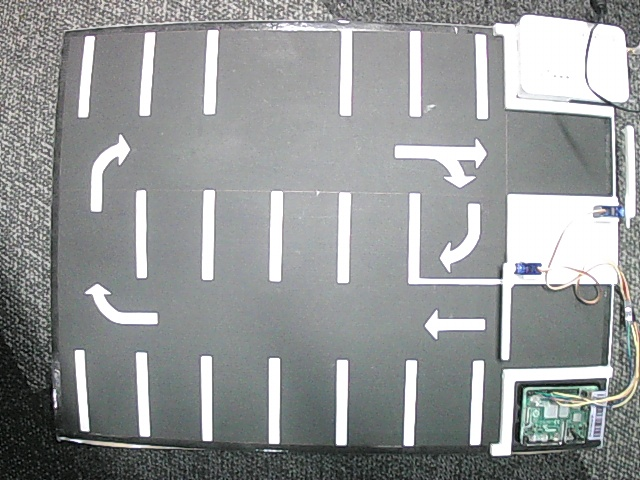
#> input picture spot-watcher/src/empty_reference.jpg, 640 x 480 px
$ python test_bays.py
#> lines starting #> are read from the running program, lines starting #| are printed output that depends on the picture
#!/usr/bin/env python3
"""
Improved bay tester with automatic brightness compensation.
Detects which parking bays differ from the empty reference.
"""

import cv2, json, numpy as np, argparse
from skimage.metrics import structural_similarity as ssim

# -------- thresholds (tune only if needed) --------
SSIM_MIN = 0.90          # lower = less sensitive
SAT_DELTA_MIN = 40.0     # higher = less sensitive to colour
LUMA_DELTA_MIN = 40.0    # higher = less sensitive to brightness
CENTER_SIGMA_FRAC = 0.25 # how tight the center weighting is
RESIZE_TO = (120, 120)
# --------------------------------------------------

def load_bays(p):
#> called with p = 'bays.json'
    with open(p, "r") as f:
#> (reads spot-watcher/src/bays.json from the repository)
        return json.load(f)

def crop_polygon(img, points):
    mask = np.zeros(img.shape[:2], dtype=np.uint8)
    pts = np.array(points, np.int32)
    cv2.fillPoly(mask, [pts], 255)
    x, y, w, h = cv2.boundingRect(pts)
    roi = cv2.bitwise_and(img, img, mask=mask)[y:y+h, x:x+w]
    return roi

def center_weight(h, w, sigma_frac=CENTER_SIGMA_FRAC):
    y, x = np.ogrid[:h, :w]
    cx, cy = (w - 1) / 2, (h - 1) / 2
    sigma = min(w, h) * sigma_frac
    wgt = np.exp(-((x - cx) ** 2 + (y - cy) ** 2) / (2 * sigma * sigma))
    wgt = wgt / (wgt.mean() + 1e-9)
    return wgt

def metrics(ref_patch, test_patch):
    ref = cv2.resize(ref_patch, RESIZE_TO)
    cur = cv2.resize(test_patch, RESIZE_TO)
    ref_hsv = cv2.cvtColor(ref, cv2.COLOR_BGR2HSV)
    cur_hsv = cv2.cvtColor(cur, cv2.COLOR_BGR2HSV)
    ref_v, ref_s = ref_hsv[...,2].astype(np.float32), ref_hsv[...,1].astype(np.float32)
    cur_v, cur_s = cur_hsv[...,2].astype(np.float32), cur_hsv[...,1].astype(np.float32)

    H, W = RESIZE_TO[1], RESIZE_TO[0]
    WGT = center_weight(H, W)

    ref_g = cv2.cvtColor(ref, cv2.COLOR_BGR2GRAY)
    cur_g = cv2.cvtColor(cur, cv2.COLOR_BGR2GRAY)
    s, diff = ssim(ref_g, cur_g, full=True)
    diff = 1.0 - diff
    s_weighted = 1.0 - float((diff * WGT).mean())

    sat_delta = float(((cur_s - ref_s) * WGT).mean())
    luma_delta = float(((cur_v - ref_v) * WGT).mean())

    return s_weighted, abs(sat_delta), luma_delta  # keep signed luma for compensation

def main():
    ap = argparse.ArgumentParser()
    ap.add_argument("--bays", default="bays.json")
    ap.add_argument("--ref", default="empty_reference.jpg")
    ap.add_argument("--img", default="CarParkTest.jpg")
    ap.add_argument("--out", default="bays_test_result.jpg")
    args = ap.parse_args()

    bays = load_bays(args.bays)
    ref = cv2.imread(args.ref)
#> ref is the input picture: shape (480, 640, 3); mean B, G, R 150.7, 150.5, 147.7
    cur = cv2.imread(args.img)
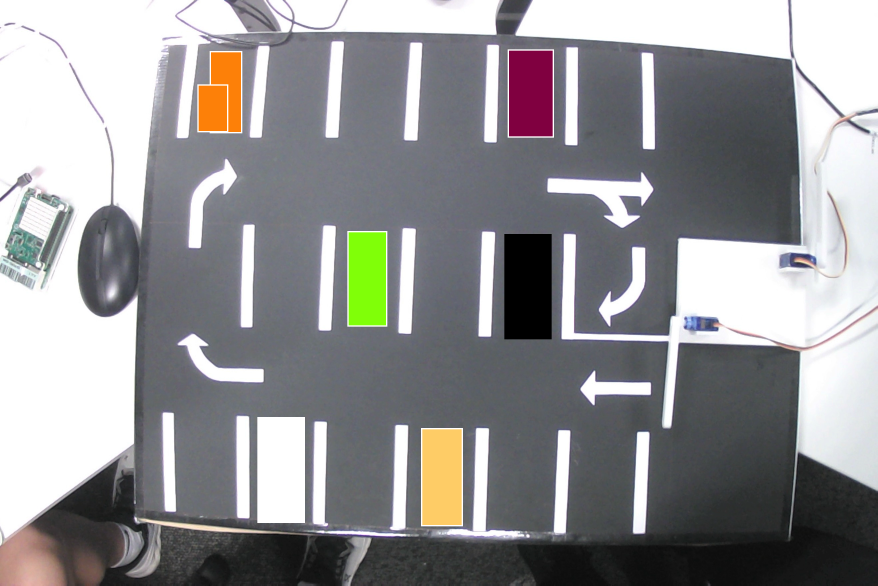
#> input picture spot-watcher/src/CarParkTest.jpg, 2632 x 1756 px (shown at 1/3 size)
#> cur is the input picture: shape (1756, 2632, 3); mean B, G, R 148, 146.8, 146.9
    if ref is None or cur is None:
        raise SystemExit("❌ Could not read reference or test image")

    print("Bay  |  SSIM_w  |  ΔSat  |  ΔLuma  |  status")
    print("-----+----------+--------+---------+---------")

    annotated = cur.copy()
    results, luma_all = {}, []

    # first pass – collect luma deltas
    temp_metrics = {}
    for b in bays:
        name, pts = b["name"], b["points"]
        ref_p, cur_p = crop_polygon(ref, pts), crop_polygon(cur, pts)
        if ref_p.size == 0 or cur_p.size == 0:
            continue
        s_w, d_sat, d_luma = metrics(ref_p, cur_p)
        temp_metrics[name] = (s_w, d_sat, d_luma)
        luma_all.append(d_luma)
#> this loop made 16 passes
#> (s in metrics, s_weighted in metrics, sat_delta in metrics, luma_delta in metrics, s_w, d_sat, d_luma) on passes 1 to 12: (0.62, 0.636, -21.1, 129.4, 0.636, 21.1, 129.4), (0.619, 0.633, -20.35, 128.8, 0.633, 20.35, 128.8), (0.626, 0.654, -21.09, 127.6, 0.654, 21.09, 127.6), (0.67, 0.664, -17.74, 120.9, 0.664, 17.74, 120.9), (0.619, 0.661, -18.89, 131.1, 0.661, 18.89, 131.1), (0.676, 0.671, -18.35, 132.2, 0.671, 18.35, 132.2), (0.814, 0.792, -6.01, 62.37, 0.792, 6.01, 62.37), (0.833, 0.809, -5.72, 63.84, 0.809, 5.72, 63.84), (0.725, 0.706, -4.19, 67.9, 0.706, 4.19, 67.9), (0.769, 0.748, -8.23, 84.66, 0.748, 8.23, 84.66), (0.748, 0.74, -6.9, 54.58, 0.74, 6.9, 54.58), (0.823, 0.778, -3.3, 54.4, 0.778, 3.3, 54.4)
#> pass 1, in crop_polygon, `roi = cv2.bitwise_and(img, img, mask=mask)[y:y+h, x:x+w]`:
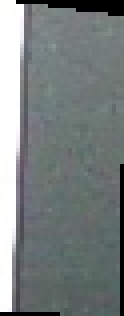
#> roi: shape (79, 31, 3) (shown 4 times larger); mean B, G, R 127.9, 128.2, 121.4
#> pass 1, in crop_polygon (call 2), `roi = cv2.bitwise_and(img, img, mask=mask)[y:y+h, x:x+w]`:
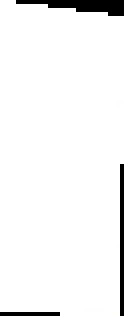
#> roi: shape (79, 31, 3) (shown 4 times larger); mean B, G, R 243, 243, 243
#> pass 1, in metrics, `ref = cv2.resize(ref_patch, RESIZE_TO)`:
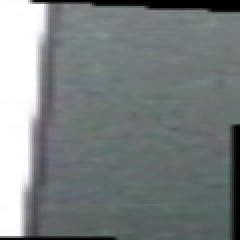
#> ref: shape (120, 120, 3) (shown 2 times larger); mean B, G, R 127.8, 128.1, 121.3
#> after the loop:
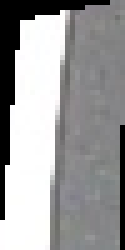
#> ref_p: shape (50, 25, 3) (shown 5 times larger); mean B, G, R 156.7, 156.2, 156.3
#> after the loop, luma_all = [129.4, 128.8, 127.6, 120.9, 131.1, 132.2, 62.37, 63.84, 67.9, 84.66, 54.58, 54.4, 89.85, 56.16, 76.84, 51.2]; temp_metrics = 16 items

    # compensate for global brightness drift
    global_luma_shift = np.median(luma_all)
#> global_luma_shift = 80.75
    print(f"\nGlobal brightness offset: {global_luma_shift:.1f}\n")
#| Global brightness offset: 80.8

    free = 0
    for b in bays:
        name, pts = b["name"], b["points"]
        if name not in temp_metrics:
            continue
        s_w, d_sat, d_luma = temp_metrics[name]
        adj_luma = abs(d_luma - global_luma_shift)

        occupied = (s_w < SSIM_MIN) or (d_sat > SAT_DELTA_MIN) or (adj_luma > LUMA_DELTA_MIN)
        status = "occupied" if occupied else "free"
        results[name] = status
        if not occupied: free += 1

        print(f"{name:<4} | {s_w:7.3f}  | {d_sat:5.1f} | {adj_luma:6.1f} | {status}")

        color = (0,0,255) if occupied else (0,255,0)
        pts_np = np.array(pts, np.int32)
        cv2.polylines(annotated, [pts_np], True, color, 2)
        p0 = pts_np[0]
        cv2.putText(annotated, name, (p0[0]+4, p0[1]+18),
                    cv2.FONT_HERSHEY_SIMPLEX, 0.6, color, 2)
#> this loop made 16 passes
#> (s_w, d_sat, d_luma, adj_luma) on passes 1 to 12: (0.636, 21.1, 129.4, 48.65), (0.633, 20.35, 128.8, 48.06), (0.654, 21.09, 127.6, 46.81), (0.664, 17.74, 120.9, 40.14), (0.661, 18.89, 131.1, 50.38), (0.671, 18.35, 132.2, 51.45), (0.792, 6.01, 62.37, 18.38), (0.809, 5.72, 63.84, 16.91), (0.706, 4.19, 67.9, 12.85), (0.748, 8.23, 84.66, 3.91), (0.74, 6.9, 54.58, 26.17), (0.778, 3.3, 54.4, 26.35)
#| B0   |   0.636  |  21.1 |   48.7 | occupied
#| B1   |   0.633  |  20.3 |   48.1 | occupied
#| B2   |   0.654  |  21.1 |   46.8 | occupied
#| B3   |   0.664  |  17.7 |   40.1 | occupied
#| B4   |   0.661  |  18.9 |   50.4 | occupied
#| B5   |   0.671  |  18.3 |   51.4 | occupied
#| B6   |   0.792  |   6.0 |   18.4 | occupied
#| B7   |   0.809  |   5.7 |   16.9 | occupied
#> (further printed lines are left out)
#> after the loop, free = 0; results = 16 items

    cv2.imwrite(args.out, annotated)
    print(f"\nFree: {free}/{len(bays)}  (saved {args.out})")
#| Free: 0/16  (saved bays_test_result.jpg)

if __name__ == "__main__":
    main()
